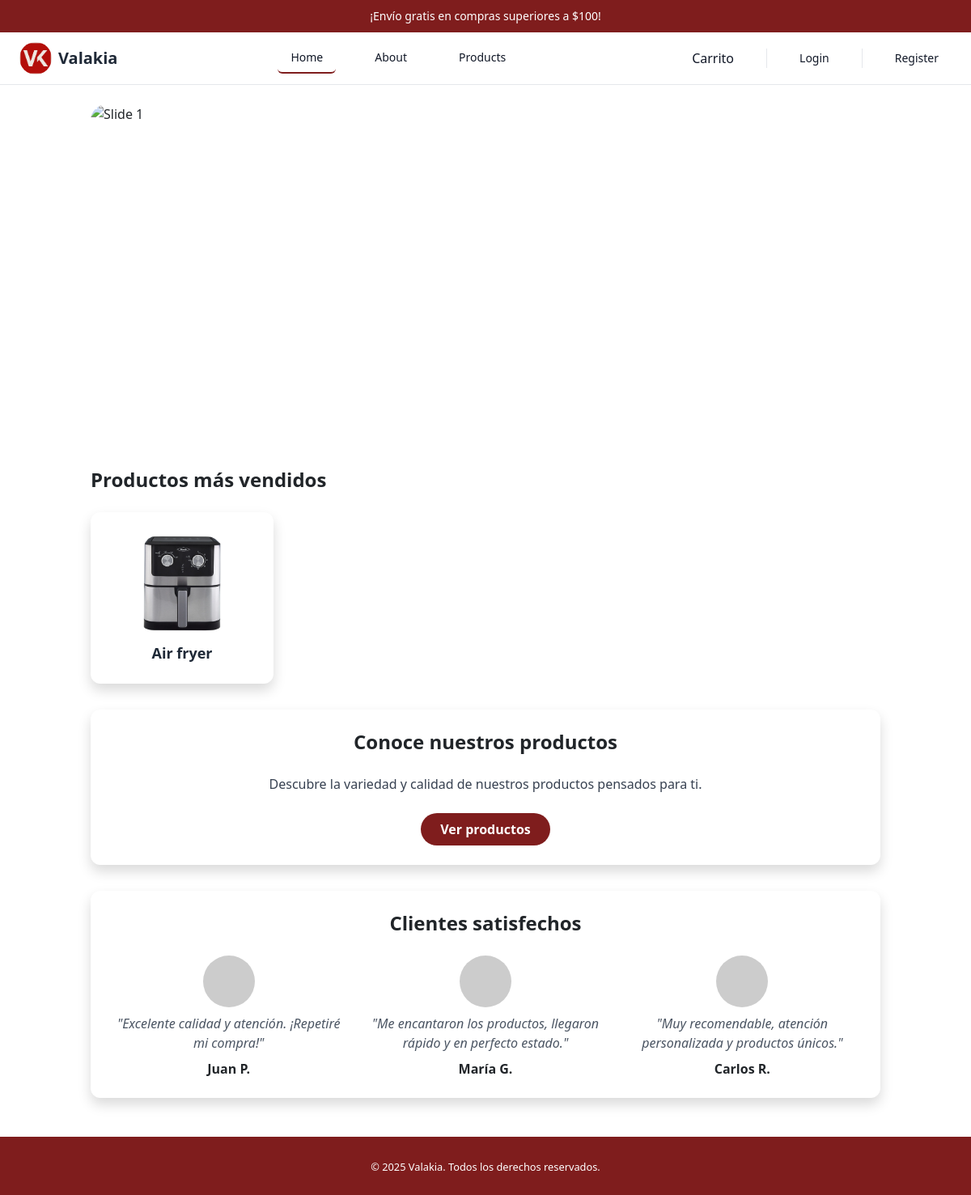
The app's page /, older data.
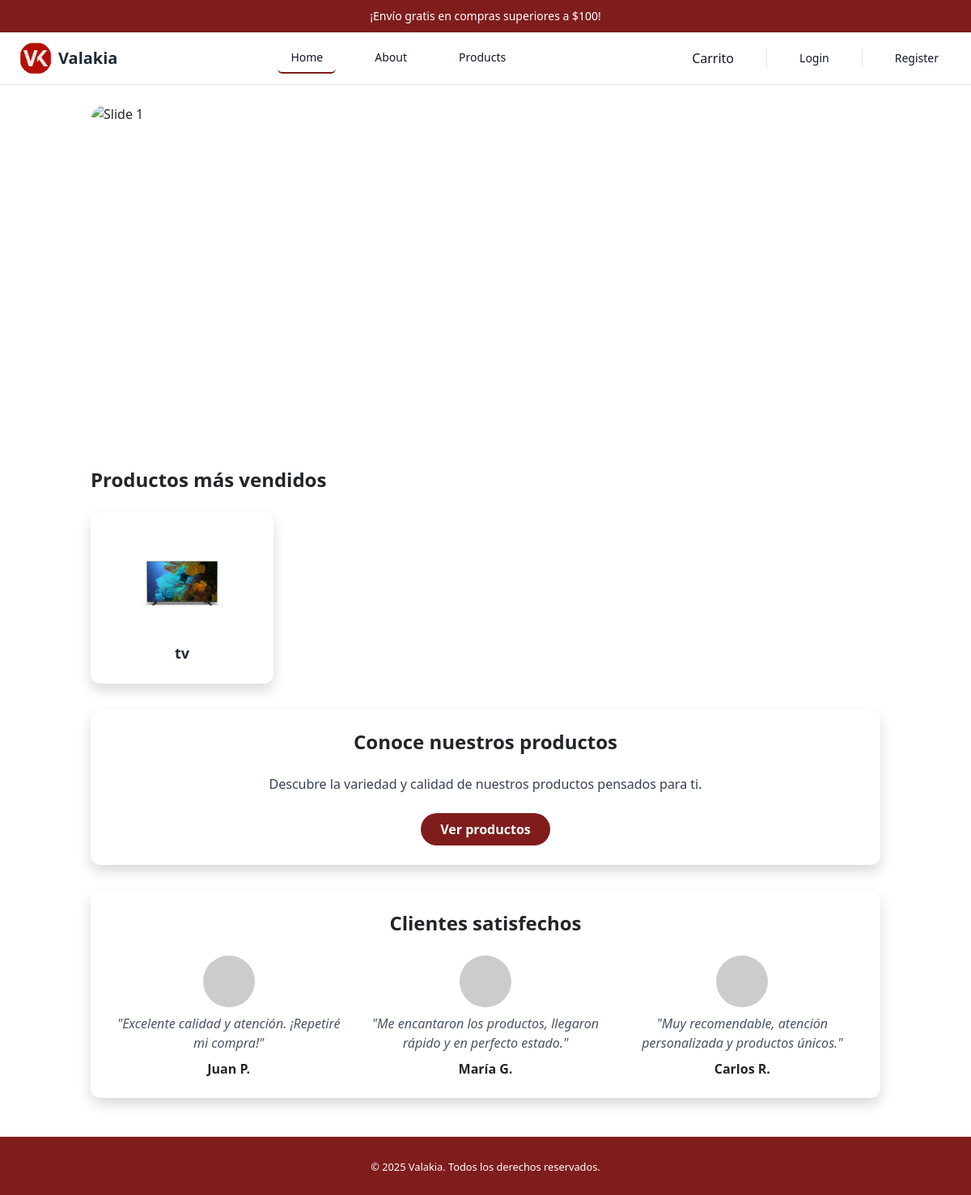
The same page, newer data.
### pages/models.py (models this page shows, shortened)
class Product(models.Model):
    name = models.CharField(max_length=100)
    price = models.DecimalField(max_digits=10, decimal_places=2)
    image = models.ImageField(upload_to="products/", blank=True, null=True)
    descripcion = models.TextField(blank=True, verbose_name="Descripción")
    cantidad_vendidos = models.PositiveIntegerField(default=0, verbose_name="Cantidad vendidos")

### pages/views.py (the view)
# urls.py: path('', HomePageView.as_view(), name='home'),
class HomePageView(TemplateView):
 template_name = 'pages/home.html'
 def get_context_data(self, **kwargs):
     context = super().get_context_data(**kwargs)
     productos_mas_vendidos = Product.objects.order_by('-cantidad_vendidos')[:4]
     context['productos_mas_vendidos'] = productos_mas_vendidos
     return context

### pages/templates/pages/home.html (shortened to what this page needs)
{% extends 'pages/base.html' %}
{% load static %}
{% block content %}
<div class="container my-4 d-flex justify-content-center">
  <div id="carouselExample" class="carousel slide w-100" data-bs-ride="carousel" style="max-height: 50vh; overflow: hidden; border-radius: 20px;">
    <div class="carousel-inner">
      <div class="carousel-item active">
        <img src="https://i.ibb.co/SXm2YYfd/image.png" class="d-block w-100" alt="Slide 1" style="object-fit: cover; height: 50vh;">
      </div>
    </div>
    <button class="carousel-control-prev" type="button" data-bs-target="#carouselExample" data-bs-slide="prev">
      <span class="carousel-control-prev-icon"></span>
    </button>
    <button class="carousel-control-next" type="button" data-bs-target="#carouselExample" data-bs-slide="next">
      <span class="carousel-control-next-icon"></span>
    </button>
  </div>
</div>
<div class="container my-5">
  <div class="mb-8">
    <h2 class="text-2xl font-bold mb-4">Productos más vendidos</h2>
    <div class="grid grid-cols-1 sm:grid-cols-2 md:grid-cols-4 gap-6">
      {% for producto in productos_mas_vendidos %}
      <div class="bg-white rounded-xl shadow p-4 flex flex-col items-center">
        <a href="{% url 'show' id=producto.id %}">
          {% if producto.image %}
            <img src="{{ producto.image.url }}" alt="{{ producto.name }}" class="w-32 h-32 object-cover rounded-lg mb-2 hover:scale-105 transition">
          {% else %}
            <img src="{% static 'img/no-image.png' %}" alt="Sin imagen" class="w-32 h-32 object-cover rounded-lg mb-2 hover:scale-105 transition">
          {% endif %}
        </a>
        <span class="font-semibold text-lg text-gray-800">{{ producto.name }}</span>
      </div>
      {% endfor %}
    </div>
  </div>
  <div class="mb-8 bg-white rounded-xl shadow p-6 flex flex-col items-center">
    <h2 class="text-2xl font-bold mb-4">Conoce nuestros productos</h2>
    <p class="mb-4 text-gray-700 text-center">Descubre la variedad y calidad de nuestros productos pensados para ti.</p>
    <a href="{% url 'products' %}" class="bg-red-900 text-white px-6 py-2 rounded-full font-semibold hover:bg-red-800 transition">Ver productos</a>
  </div>
  <div class="bg-white rounded-xl shadow p-6">
    <h2 class="text-2xl font-bold mb-4 text-center">Clientes satisfechos</h2>
    <div class="grid grid-cols-1 md:grid-cols-3 gap-6">
      <div class="flex flex-col items-center">
        <img src="https://randomuser.me/api/portraits/men/32.jpg" alt="Cliente 1" class="w-16 h-16 rounded-full mb-2">
        <p class="italic text-gray-600 text-center">"Excelente calidad y atención. ¡Repetiré mi compra!"</p>
        <span class="font-semibold mt-2">Juan P.</span>
      </div>
      <div class="flex flex-col items-center">
        <img src="https://randomuser.me/api/portraits/women/44.jpg" alt="Cliente 2" class="w-16 h-16 rounded-full mb-2">
        <p class="italic text-gray-600 text-center">"Me encantaron los productos, llegaron rápido y en perfecto estado."</p>
        <span class="font-semibold mt-2">María G.</span>
      </div>
      <div class="flex flex-col items-center">
        <img src="https://randomuser.me/api/portraits/men/65.jpg" alt="Cliente 3" class="w-16 h-16 rounded-full mb-2">
        <p class="italic text-gray-600 text-center">"Muy recomendable, atención personalizada y productos únicos."</p>
        <span class="font-semibold mt-2">Carlos R.</span>
      </div>
    </div>
  </div>
</div>
{% endblock %}

Row changes from the older to the newer data that the page shows:
changed Product: image: a different picture; name "Air fryer" → "tv"
